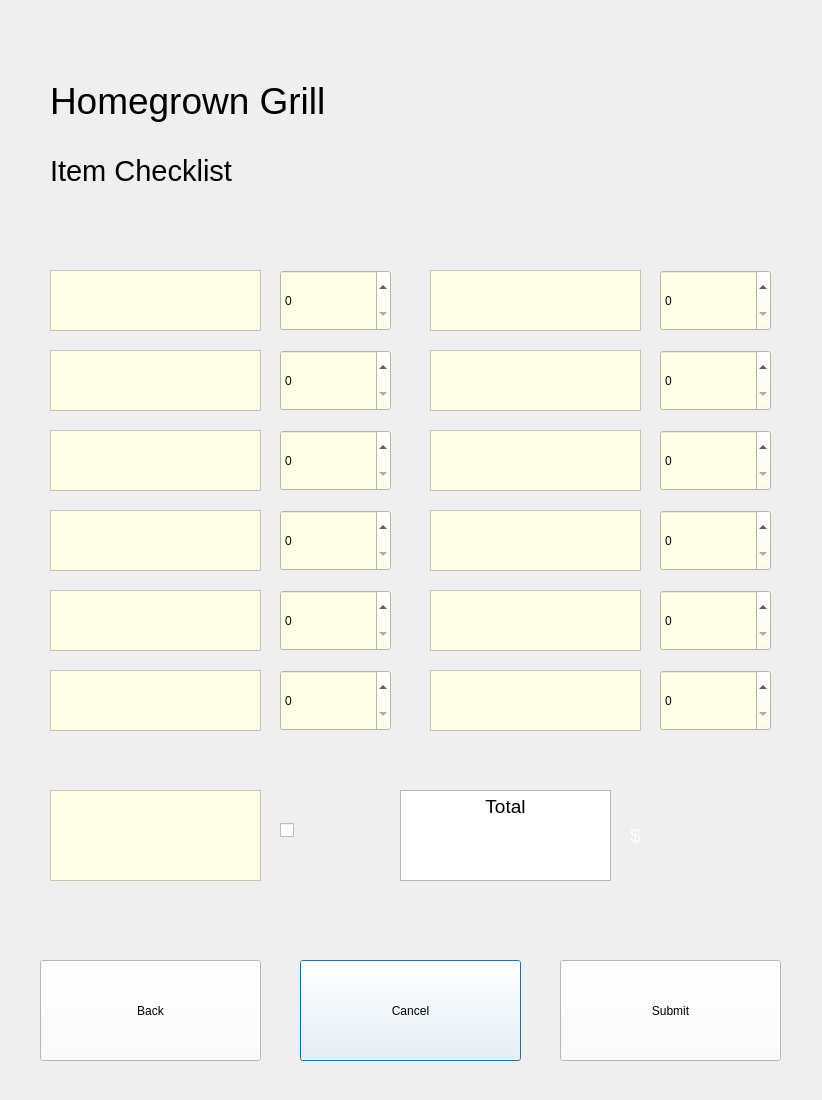
<?xml version="1.0" encoding="UTF-8"?>
<ui version="4.0">
 <class>Dialog</class>
 <widget class="QDialog" name="Dialog">
  <property name="geometry">
   <rect>
    <x>0</x>
    <y>0</y>
    <width>822</width>
    <height>1100</height>
   </rect>
  </property>
  <property name="windowTitle">
   <string>Dialog</string>
  </property>
  <widget class="QTextBrowser" name="T1">
   <property name="geometry">
    <rect>
     <x>50</x>
     <y>270</y>
     <width>211</width>
     <height>61</height>
    </rect>
   </property>
   <property name="font">
    <font>
     <pointsize>12</pointsize>
    </font>
   </property>
   <property name="styleSheet">
    <string notr="true">QTextBrowser {background: rgb(255, 255, 231) }</string>
   </property>
   <property name="html">
    <string>&lt;!DOCTYPE HTML PUBLIC &quot;-//W3C//DTD HTML 4.0//EN&quot; &quot;http://www.w3.org/TR/REC-html40/strict.dtd&quot;&gt;
&lt;html&gt;&lt;head&gt;&lt;meta name=&quot;qrichtext&quot; content=&quot;1&quot; /&gt;&lt;style type=&quot;text/css&quot;&gt;
p, li { white-space: pre-wrap; }
&lt;/style&gt;&lt;/head&gt;&lt;body style=&quot; font-family:'MS Shell Dlg 2'; font-size:12pt; font-weight:400; font-style:normal;&quot;&gt;
&lt;p align=&quot;center&quot; style=&quot;-qt-paragraph-type:empty; margin-top:0px; margin-bottom:0px; margin-left:0px; margin-right:0px; -qt-block-indent:0; text-indent:0px; font-size:8pt;&quot;&gt;&lt;br /&gt;&lt;/p&gt;&lt;/body&gt;&lt;/html&gt;</string>
   </property>
  </widget>
  <widget class="QTextBrowser" name="T2">
   <property name="geometry">
    <rect>
     <x>50</x>
     <y>350</y>
     <width>211</width>
     <height>61</height>
    </rect>
   </property>
   <property name="font">
    <font>
     <pointsize>12</pointsize>
    </font>
   </property>
   <property name="styleSheet">
    <string notr="true">QTextBrowser {background: rgb(255, 255, 231) }</string>
   </property>
   <property name="html">
    <string>&lt;!DOCTYPE HTML PUBLIC &quot;-//W3C//DTD HTML 4.0//EN&quot; &quot;http://www.w3.org/TR/REC-html40/strict.dtd&quot;&gt;
&lt;html&gt;&lt;head&gt;&lt;meta name=&quot;qrichtext&quot; content=&quot;1&quot; /&gt;&lt;style type=&quot;text/css&quot;&gt;
p, li { white-space: pre-wrap; }
&lt;/style&gt;&lt;/head&gt;&lt;body style=&quot; font-family:'MS Shell Dlg 2'; font-size:12pt; font-weight:400; font-style:normal;&quot;&gt;
&lt;p align=&quot;center&quot; style=&quot;-qt-paragraph-type:empty; margin-top:0px; margin-bottom:0px; margin-left:0px; margin-right:0px; -qt-block-indent:0; text-indent:0px; font-size:8pt;&quot;&gt;&lt;br /&gt;&lt;/p&gt;&lt;/body&gt;&lt;/html&gt;</string>
   </property>
  </widget>
  <widget class="QTextBrowser" name="T3">
   <property name="geometry">
    <rect>
     <x>50</x>
     <y>430</y>
     <width>211</width>
     <height>61</height>
    </rect>
   </property>
   <property name="font">
    <font>
     <pointsize>12</pointsize>
    </font>
   </property>
   <property name="styleSheet">
    <string notr="true">QTextBrowser {background: rgb(255, 255, 231) }</string>
   </property>
   <property name="html">
    <string>&lt;!DOCTYPE HTML PUBLIC &quot;-//W3C//DTD HTML 4.0//EN&quot; &quot;http://www.w3.org/TR/REC-html40/strict.dtd&quot;&gt;
&lt;html&gt;&lt;head&gt;&lt;meta name=&quot;qrichtext&quot; content=&quot;1&quot; /&gt;&lt;style type=&quot;text/css&quot;&gt;
p, li { white-space: pre-wrap; }
&lt;/style&gt;&lt;/head&gt;&lt;body style=&quot; font-family:'MS Shell Dlg 2'; font-size:12pt; font-weight:400; font-style:normal;&quot;&gt;
&lt;p align=&quot;center&quot; style=&quot;-qt-paragraph-type:empty; margin-top:0px; margin-bottom:0px; margin-left:0px; margin-right:0px; -qt-block-indent:0; text-indent:0px; font-size:8pt;&quot;&gt;&lt;br /&gt;&lt;/p&gt;&lt;/body&gt;&lt;/html&gt;</string>
   </property>
  </widget>
  <widget class="QTextBrowser" name="T4">
   <property name="geometry">
    <rect>
     <x>50</x>
     <y>510</y>
     <width>211</width>
     <height>61</height>
    </rect>
   </property>
   <property name="font">
    <font>
     <pointsize>12</pointsize>
    </font>
   </property>
   <property name="styleSheet">
    <string notr="true">QTextBrowser {background: rgb(255, 255, 231) }</string>
   </property>
   <property name="html">
    <string>&lt;!DOCTYPE HTML PUBLIC &quot;-//W3C//DTD HTML 4.0//EN&quot; &quot;http://www.w3.org/TR/REC-html40/strict.dtd&quot;&gt;
&lt;html&gt;&lt;head&gt;&lt;meta name=&quot;qrichtext&quot; content=&quot;1&quot; /&gt;&lt;style type=&quot;text/css&quot;&gt;
p, li { white-space: pre-wrap; }
&lt;/style&gt;&lt;/head&gt;&lt;body style=&quot; font-family:'MS Shell Dlg 2'; font-size:12pt; font-weight:400; font-style:normal;&quot;&gt;
&lt;p align=&quot;center&quot; style=&quot;-qt-paragraph-type:empty; margin-top:0px; margin-bottom:0px; margin-left:0px; margin-right:0px; -qt-block-indent:0; text-indent:0px; font-size:8pt;&quot;&gt;&lt;br /&gt;&lt;/p&gt;&lt;/body&gt;&lt;/html&gt;</string>
   </property>
  </widget>
  <widget class="QTextBrowser" name="T5">
   <property name="geometry">
    <rect>
     <x>50</x>
     <y>590</y>
     <width>211</width>
     <height>61</height>
    </rect>
   </property>
   <property name="font">
    <font>
     <pointsize>12</pointsize>
    </font>
   </property>
   <property name="styleSheet">
    <string notr="true">QTextBrowser {background: rgb(255, 255, 231) }</string>
   </property>
   <property name="html">
    <string>&lt;!DOCTYPE HTML PUBLIC &quot;-//W3C//DTD HTML 4.0//EN&quot; &quot;http://www.w3.org/TR/REC-html40/strict.dtd&quot;&gt;
&lt;html&gt;&lt;head&gt;&lt;meta name=&quot;qrichtext&quot; content=&quot;1&quot; /&gt;&lt;style type=&quot;text/css&quot;&gt;
p, li { white-space: pre-wrap; }
&lt;/style&gt;&lt;/head&gt;&lt;body style=&quot; font-family:'MS Shell Dlg 2'; font-size:12pt; font-weight:400; font-style:normal;&quot;&gt;
&lt;p align=&quot;center&quot; style=&quot;-qt-paragraph-type:empty; margin-top:0px; margin-bottom:0px; margin-left:0px; margin-right:0px; -qt-block-indent:0; text-indent:0px; font-size:8pt;&quot;&gt;&lt;br /&gt;&lt;/p&gt;&lt;/body&gt;&lt;/html&gt;</string>
   </property>
  </widget>
  <widget class="QTextBrowser" name="T6">
   <property name="geometry">
    <rect>
     <x>50</x>
     <y>670</y>
     <width>211</width>
     <height>61</height>
    </rect>
   </property>
   <property name="font">
    <font>
     <pointsize>12</pointsize>
    </font>
   </property>
   <property name="styleSheet">
    <string notr="true">QTextBrowser {background: rgb(255, 255, 231) }</string>
   </property>
   <property name="html">
    <string>&lt;!DOCTYPE HTML PUBLIC &quot;-//W3C//DTD HTML 4.0//EN&quot; &quot;http://www.w3.org/TR/REC-html40/strict.dtd&quot;&gt;
&lt;html&gt;&lt;head&gt;&lt;meta name=&quot;qrichtext&quot; content=&quot;1&quot; /&gt;&lt;style type=&quot;text/css&quot;&gt;
p, li { white-space: pre-wrap; }
&lt;/style&gt;&lt;/head&gt;&lt;body style=&quot; font-family:'MS Shell Dlg 2'; font-size:12pt; font-weight:400; font-style:normal;&quot;&gt;
&lt;p align=&quot;center&quot; style=&quot;-qt-paragraph-type:empty; margin-top:0px; margin-bottom:0px; margin-left:0px; margin-right:0px; -qt-block-indent:0; text-indent:0px; font-size:8pt;&quot;&gt;&lt;br /&gt;&lt;/p&gt;&lt;/body&gt;&lt;/html&gt;</string>
   </property>
  </widget>
  <widget class="QTextBrowser" name="T11">
   <property name="geometry">
    <rect>
     <x>430</x>
     <y>590</y>
     <width>211</width>
     <height>61</height>
    </rect>
   </property>
   <property name="font">
    <font>
     <pointsize>12</pointsize>
    </font>
   </property>
   <property name="styleSheet">
    <string notr="true">QTextBrowser {background: rgb(255, 255, 231) }</string>
   </property>
   <property name="html">
    <string>&lt;!DOCTYPE HTML PUBLIC &quot;-//W3C//DTD HTML 4.0//EN&quot; &quot;http://www.w3.org/TR/REC-html40/strict.dtd&quot;&gt;
&lt;html&gt;&lt;head&gt;&lt;meta name=&quot;qrichtext&quot; content=&quot;1&quot; /&gt;&lt;style type=&quot;text/css&quot;&gt;
p, li { white-space: pre-wrap; }
&lt;/style&gt;&lt;/head&gt;&lt;body style=&quot; font-family:'MS Shell Dlg 2'; font-size:12pt; font-weight:400; font-style:normal;&quot;&gt;
&lt;p align=&quot;center&quot; style=&quot;-qt-paragraph-type:empty; margin-top:0px; margin-bottom:0px; margin-left:0px; margin-right:0px; -qt-block-indent:0; text-indent:0px; font-size:8pt;&quot;&gt;&lt;br /&gt;&lt;/p&gt;&lt;/body&gt;&lt;/html&gt;</string>
   </property>
  </widget>
  <widget class="QTextBrowser" name="T9">
   <property name="geometry">
    <rect>
     <x>430</x>
     <y>430</y>
     <width>211</width>
     <height>61</height>
    </rect>
   </property>
   <property name="font">
    <font>
     <pointsize>12</pointsize>
    </font>
   </property>
   <property name="styleSheet">
    <string notr="true">QTextBrowser {background: rgb(255, 255, 231) }</string>
   </property>
   <property name="html">
    <string>&lt;!DOCTYPE HTML PUBLIC &quot;-//W3C//DTD HTML 4.0//EN&quot; &quot;http://www.w3.org/TR/REC-html40/strict.dtd&quot;&gt;
&lt;html&gt;&lt;head&gt;&lt;meta name=&quot;qrichtext&quot; content=&quot;1&quot; /&gt;&lt;style type=&quot;text/css&quot;&gt;
p, li { white-space: pre-wrap; }
&lt;/style&gt;&lt;/head&gt;&lt;body style=&quot; font-family:'MS Shell Dlg 2'; font-size:12pt; font-weight:400; font-style:normal;&quot;&gt;
&lt;p align=&quot;center&quot; style=&quot;-qt-paragraph-type:empty; margin-top:0px; margin-bottom:0px; margin-left:0px; margin-right:0px; -qt-block-indent:0; text-indent:0px; font-size:8pt;&quot;&gt;&lt;br /&gt;&lt;/p&gt;&lt;/body&gt;&lt;/html&gt;</string>
   </property>
  </widget>
  <widget class="QTextBrowser" name="T12">
   <property name="geometry">
    <rect>
     <x>430</x>
     <y>670</y>
     <width>211</width>
     <height>61</height>
    </rect>
   </property>
   <property name="font">
    <font>
     <pointsize>12</pointsize>
    </font>
   </property>
   <property name="styleSheet">
    <string notr="true">QTextBrowser {background: rgb(255, 255, 231) }</string>
   </property>
   <property name="html">
    <string>&lt;!DOCTYPE HTML PUBLIC &quot;-//W3C//DTD HTML 4.0//EN&quot; &quot;http://www.w3.org/TR/REC-html40/strict.dtd&quot;&gt;
&lt;html&gt;&lt;head&gt;&lt;meta name=&quot;qrichtext&quot; content=&quot;1&quot; /&gt;&lt;style type=&quot;text/css&quot;&gt;
p, li { white-space: pre-wrap; }
&lt;/style&gt;&lt;/head&gt;&lt;body style=&quot; font-family:'MS Shell Dlg 2'; font-size:12pt; font-weight:400; font-style:normal;&quot;&gt;
&lt;p align=&quot;center&quot; style=&quot;-qt-paragraph-type:empty; margin-top:0px; margin-bottom:0px; margin-left:0px; margin-right:0px; -qt-block-indent:0; text-indent:0px; font-size:8pt;&quot;&gt;&lt;br /&gt;&lt;/p&gt;&lt;/body&gt;&lt;/html&gt;</string>
   </property>
  </widget>
  <widget class="QTextBrowser" name="T7">
   <property name="geometry">
    <rect>
     <x>430</x>
     <y>270</y>
     <width>211</width>
     <height>61</height>
    </rect>
   </property>
   <property name="font">
    <font>
     <pointsize>12</pointsize>
    </font>
   </property>
   <property name="styleSheet">
    <string notr="true">QTextBrowser {background: rgb(255, 255, 231) }</string>
   </property>
   <property name="html">
    <string>&lt;!DOCTYPE HTML PUBLIC &quot;-//W3C//DTD HTML 4.0//EN&quot; &quot;http://www.w3.org/TR/REC-html40/strict.dtd&quot;&gt;
&lt;html&gt;&lt;head&gt;&lt;meta name=&quot;qrichtext&quot; content=&quot;1&quot; /&gt;&lt;style type=&quot;text/css&quot;&gt;
p, li { white-space: pre-wrap; }
&lt;/style&gt;&lt;/head&gt;&lt;body style=&quot; font-family:'MS Shell Dlg 2'; font-size:12pt; font-weight:400; font-style:normal;&quot;&gt;
&lt;p align=&quot;center&quot; style=&quot;-qt-paragraph-type:empty; margin-top:0px; margin-bottom:0px; margin-left:0px; margin-right:0px; -qt-block-indent:0; text-indent:0px; font-size:8pt;&quot;&gt;&lt;br /&gt;&lt;/p&gt;&lt;/body&gt;&lt;/html&gt;</string>
   </property>
  </widget>
  <widget class="QTextBrowser" name="T8">
   <property name="geometry">
    <rect>
     <x>430</x>
     <y>350</y>
     <width>211</width>
     <height>61</height>
    </rect>
   </property>
   <property name="font">
    <font>
     <pointsize>12</pointsize>
    </font>
   </property>
   <property name="styleSheet">
    <string notr="true">QTextBrowser {background: rgb(255, 255, 231) }</string>
   </property>
   <property name="html">
    <string>&lt;!DOCTYPE HTML PUBLIC &quot;-//W3C//DTD HTML 4.0//EN&quot; &quot;http://www.w3.org/TR/REC-html40/strict.dtd&quot;&gt;
&lt;html&gt;&lt;head&gt;&lt;meta name=&quot;qrichtext&quot; content=&quot;1&quot; /&gt;&lt;style type=&quot;text/css&quot;&gt;
p, li { white-space: pre-wrap; }
&lt;/style&gt;&lt;/head&gt;&lt;body style=&quot; font-family:'MS Shell Dlg 2'; font-size:12pt; font-weight:400; font-style:normal;&quot;&gt;
&lt;p align=&quot;center&quot; style=&quot;-qt-paragraph-type:empty; margin-top:0px; margin-bottom:0px; margin-left:0px; margin-right:0px; -qt-block-indent:0; text-indent:0px; font-size:8pt;&quot;&gt;&lt;br /&gt;&lt;/p&gt;&lt;/body&gt;&lt;/html&gt;</string>
   </property>
  </widget>
  <widget class="QTextBrowser" name="T10">
   <property name="geometry">
    <rect>
     <x>430</x>
     <y>510</y>
     <width>211</width>
     <height>61</height>
    </rect>
   </property>
   <property name="font">
    <font>
     <pointsize>12</pointsize>
    </font>
   </property>
   <property name="styleSheet">
    <string notr="true">QTextBrowser {background: rgb(255, 255, 231) }</string>
   </property>
   <property name="html">
    <string>&lt;!DOCTYPE HTML PUBLIC &quot;-//W3C//DTD HTML 4.0//EN&quot; &quot;http://www.w3.org/TR/REC-html40/strict.dtd&quot;&gt;
&lt;html&gt;&lt;head&gt;&lt;meta name=&quot;qrichtext&quot; content=&quot;1&quot; /&gt;&lt;style type=&quot;text/css&quot;&gt;
p, li { white-space: pre-wrap; }
&lt;/style&gt;&lt;/head&gt;&lt;body style=&quot; font-family:'MS Shell Dlg 2'; font-size:12pt; font-weight:400; font-style:normal;&quot;&gt;
&lt;p align=&quot;center&quot; style=&quot;-qt-paragraph-type:empty; margin-top:0px; margin-bottom:0px; margin-left:0px; margin-right:0px; -qt-block-indent:0; text-indent:0px; font-size:8pt;&quot;&gt;&lt;br /&gt;&lt;/p&gt;&lt;/body&gt;&lt;/html&gt;</string>
   </property>
  </widget>
  <widget class="QTextBrowser" name="BagBox">
   <property name="geometry">
    <rect>
     <x>50</x>
     <y>790</y>
     <width>211</width>
     <height>91</height>
    </rect>
   </property>
   <property name="font">
    <font>
     <pointsize>10</pointsize>
    </font>
   </property>
   <property name="styleSheet">
    <string notr="true">QTextBrowser {background: rgb(255, 255, 231) }</string>
   </property>
   <property name="html">
    <string>&lt;!DOCTYPE HTML PUBLIC &quot;-//W3C//DTD HTML 4.0//EN&quot; &quot;http://www.w3.org/TR/REC-html40/strict.dtd&quot;&gt;
&lt;html&gt;&lt;head&gt;&lt;meta name=&quot;qrichtext&quot; content=&quot;1&quot; /&gt;&lt;style type=&quot;text/css&quot;&gt;
p, li { white-space: pre-wrap; }
&lt;/style&gt;&lt;/head&gt;&lt;body style=&quot; font-family:'MS Shell Dlg 2'; font-size:10pt; font-weight:400; font-style:normal;&quot;&gt;
&lt;p align=&quot;center&quot; style=&quot;-qt-paragraph-type:empty; margin-top:0px; margin-bottom:0px; margin-left:0px; margin-right:0px; -qt-block-indent:0; text-indent:0px; font-size:8pt;&quot;&gt;&lt;br /&gt;&lt;/p&gt;&lt;/body&gt;&lt;/html&gt;</string>
   </property>
  </widget>
  <widget class="QCheckBox" name="Bag">
   <property name="geometry">
    <rect>
     <x>280</x>
     <y>790</y>
     <width>81</width>
     <height>81</height>
    </rect>
   </property>
   <property name="text">
    <string/>
   </property>
  </widget>
  <widget class="QTextBrowser" name="textBrowser_18">
   <property name="geometry">
    <rect>
     <x>400</x>
     <y>790</y>
     <width>211</width>
     <height>91</height>
    </rect>
   </property>
   <property name="html">
    <string>&lt;!DOCTYPE HTML PUBLIC &quot;-//W3C//DTD HTML 4.0//EN&quot; &quot;http://www.w3.org/TR/REC-html40/strict.dtd&quot;&gt;
&lt;html&gt;&lt;head&gt;&lt;meta name=&quot;qrichtext&quot; content=&quot;1&quot; /&gt;&lt;style type=&quot;text/css&quot;&gt;
p, li { white-space: pre-wrap; }
&lt;/style&gt;&lt;/head&gt;&lt;body style=&quot; font-family:'MS Shell Dlg 2'; font-size:8pt; font-weight:400; font-style:normal;&quot;&gt;
&lt;p align=&quot;center&quot; style=&quot; margin-top:0px; margin-bottom:0px; margin-left:0px; margin-right:0px; -qt-block-indent:0; text-indent:0px;&quot;&gt;&lt;span style=&quot; font-size:14pt;&quot;&gt;Total&lt;/span&gt;&lt;/p&gt;&lt;/body&gt;&lt;/html&gt;</string>
   </property>
  </widget>
  <widget class="QLabel" name="Total">
   <property name="geometry">
    <rect>
     <x>630</x>
     <y>790</y>
     <width>151</width>
     <height>91</height>
    </rect>
   </property>
   <property name="font">
    <font>
     <pointsize>14</pointsize>
    </font>
   </property>
   <property name="styleSheet">
    <string notr="true">QLabel {color: white}</string>
   </property>
   <property name="text">
    <string>$</string>
   </property>
  </widget>
  <widget class="QPushButton" name="Cancel">
   <property name="geometry">
    <rect>
     <x>300</x>
     <y>960</y>
     <width>221</width>
     <height>101</height>
    </rect>
   </property>
   <property name="styleSheet">
    <string notr="true">QPushButton {background: white}
QPushButton {color: black}
QPushButton:hover{background:rgb(202, 202, 202)}</string>
   </property>
   <property name="text">
    <string>Cancel</string>
   </property>
  </widget>
  <widget class="QPushButton" name="Back">
   <property name="geometry">
    <rect>
     <x>40</x>
     <y>960</y>
     <width>221</width>
     <height>101</height>
    </rect>
   </property>
   <property name="styleSheet">
    <string notr="true">QPushButton {background: white}
QPushButton {color: black}
QPushButton:hover{background:rgb(202, 202, 202)}</string>
   </property>
   <property name="text">
    <string>Back</string>
   </property>
  </widget>
  <widget class="QPushButton" name="Submit">
   <property name="geometry">
    <rect>
     <x>560</x>
     <y>960</y>
     <width>221</width>
     <height>101</height>
    </rect>
   </property>
   <property name="styleSheet">
    <string notr="true">QPushButton {background: white}
QPushButton {color: black}
QPushButton:hover{background:rgb(202, 202, 202)}</string>
   </property>
   <property name="text">
    <string>Submit</string>
   </property>
  </widget>
  <widget class="QSpinBox" name="O1">
   <property name="geometry">
    <rect>
     <x>280</x>
     <y>270</y>
     <width>111</width>
     <height>61</height>
    </rect>
   </property>
   <property name="styleSheet">
    <string notr="true">QSpinBox {background: rgb(255, 255, 231) }</string>
   </property>
  </widget>
  <widget class="QSpinBox" name="O2">
   <property name="geometry">
    <rect>
     <x>280</x>
     <y>350</y>
     <width>111</width>
     <height>61</height>
    </rect>
   </property>
   <property name="styleSheet">
    <string notr="true">QSpinBox {background: rgb(255, 255, 231) }</string>
   </property>
  </widget>
  <widget class="QSpinBox" name="O3">
   <property name="geometry">
    <rect>
     <x>280</x>
     <y>430</y>
     <width>111</width>
     <height>61</height>
    </rect>
   </property>
   <property name="styleSheet">
    <string notr="true">QSpinBox {background: rgb(255, 255, 231) }</string>
   </property>
  </widget>
  <widget class="QSpinBox" name="O4">
   <property name="geometry">
    <rect>
     <x>280</x>
     <y>510</y>
     <width>111</width>
     <height>61</height>
    </rect>
   </property>
   <property name="styleSheet">
    <string notr="true">QSpinBox {background: rgb(255, 255, 231) }</string>
   </property>
  </widget>
  <widget class="QSpinBox" name="O5">
   <property name="geometry">
    <rect>
     <x>280</x>
     <y>590</y>
     <width>111</width>
     <height>61</height>
    </rect>
   </property>
   <property name="styleSheet">
    <string notr="true">QSpinBox {background: rgb(255, 255, 231) }</string>
   </property>
  </widget>
  <widget class="QSpinBox" name="O6">
   <property name="geometry">
    <rect>
     <x>280</x>
     <y>670</y>
     <width>111</width>
     <height>61</height>
    </rect>
   </property>
   <property name="styleSheet">
    <string notr="true">QSpinBox {background: rgb(255, 255, 231) }</string>
   </property>
  </widget>
  <widget class="QSpinBox" name="O7">
   <property name="geometry">
    <rect>
     <x>660</x>
     <y>270</y>
     <width>111</width>
     <height>61</height>
    </rect>
   </property>
   <property name="styleSheet">
    <string notr="true">QSpinBox {background: rgb(255, 255, 231) }</string>
   </property>
  </widget>
  <widget class="QSpinBox" name="O8">
   <property name="geometry">
    <rect>
     <x>660</x>
     <y>350</y>
     <width>111</width>
     <height>61</height>
    </rect>
   </property>
   <property name="styleSheet">
    <string notr="true">QSpinBox {background: rgb(255, 255, 231) }</string>
   </property>
  </widget>
  <widget class="QSpinBox" name="O9">
   <property name="geometry">
    <rect>
     <x>660</x>
     <y>430</y>
     <width>111</width>
     <height>61</height>
    </rect>
   </property>
   <property name="styleSheet">
    <string notr="true">QSpinBox {background: rgb(255, 255, 231) }</string>
   </property>
  </widget>
  <widget class="QSpinBox" name="O10">
   <property name="geometry">
    <rect>
     <x>660</x>
     <y>510</y>
     <width>111</width>
     <height>61</height>
    </rect>
   </property>
   <property name="styleSheet">
    <string notr="true">QSpinBox {background: rgb(255, 255, 231) }</string>
   </property>
  </widget>
  <widget class="QSpinBox" name="O11">
   <property name="geometry">
    <rect>
     <x>660</x>
     <y>590</y>
     <width>111</width>
     <height>61</height>
    </rect>
   </property>
   <property name="styleSheet">
    <string notr="true">QSpinBox {background: rgb(255, 255, 231) }</string>
   </property>
  </widget>
  <widget class="QSpinBox" name="O12">
   <property name="geometry">
    <rect>
     <x>660</x>
     <y>670</y>
     <width>111</width>
     <height>61</height>
    </rect>
   </property>
   <property name="styleSheet">
    <string notr="true">QSpinBox {background: rgb(255, 255, 231) }</string>
   </property>
  </widget>
  <widget class="QLabel" name="label_2">
   <property name="geometry">
    <rect>
     <x>50</x>
     <y>60</y>
     <width>411</width>
     <height>81</height>
    </rect>
   </property>
   <property name="font">
    <font>
     <pointsize>28</pointsize>
    </font>
   </property>
   <property name="text">
    <string>Homegrown Grill</string>
   </property>
  </widget>
  <widget class="QLabel" name="label_3">
   <property name="geometry">
    <rect>
     <x>50</x>
     <y>130</y>
     <width>411</width>
     <height>81</height>
    </rect>
   </property>
   <property name="font">
    <font>
     <pointsize>22</pointsize>
    </font>
   </property>
   <property name="text">
    <string>Item Checklist</string>
   </property>
  </widget>
  <widget class="QLabel" name="label">
   <property name="geometry">
    <rect>
     <x>150</x>
     <y>710</y>
     <width>511</width>
     <height>81</height>
    </rect>
   </property>
   <property name="font">
    <font>
     <pointsize>20</pointsize>
     <weight>50</weight>
     <bold>false</bold>
    </font>
   </property>
   <property name="styleSheet">
    <string notr="true">QLabel {color: lightblue}</string>
   </property>
   <property name="text">
    <string/>
   </property>
  </widget>
 </widget>
 <resources/>
 <connections/>
</ui>
